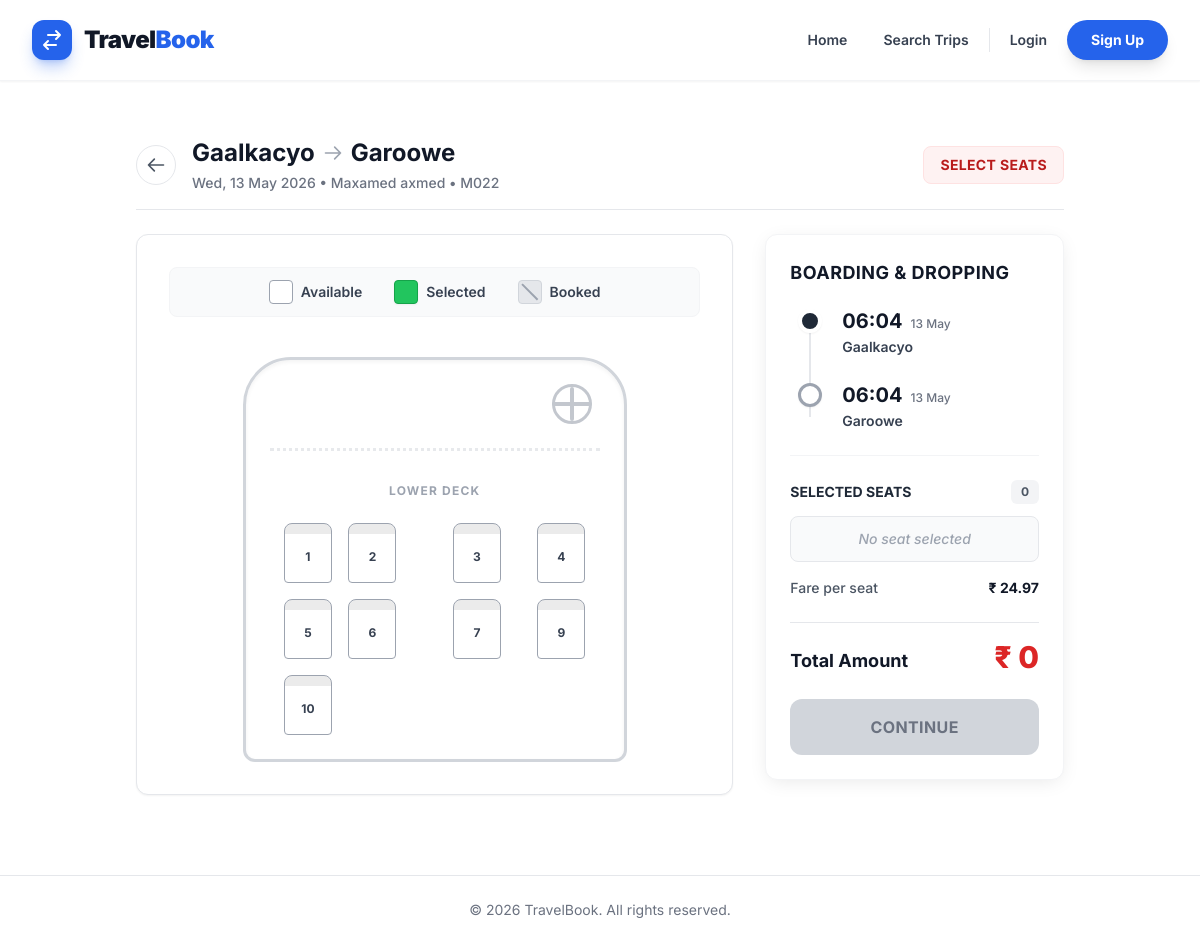
The app's page /listing/trip/4/ with its own data.
### listing/models.py (models this page shows, shortened)
class Trip(models.Model):
    bus = models.ForeignKey(Bus, on_delete=models.CASCADE, related_name='trips')
    route = models.ForeignKey(Route, on_delete=models.CASCADE, related_name='trips')
    departure_time = models.DateTimeField()
    arrival_time = models.DateTimeField()
    price = models.DecimalField(max_digits=10, decimal_places=2)
    def get_booked_seats(self):
        return Seat.objects.filter(booking__trip=self, booking__status__in=['CONFIRMED', 'PENDING'])
    def get_available_seats(self):
        booked_seats = self.get_booked_seats()
        return self.bus.seats.exclude(id__in=booked_seats.values_list('id', flat=True))

class Route(models.Model):
    origin = models.CharField(max_length=255)
    destination = models.CharField(max_length=255)

class Bus(models.Model):
    operator = models.ForeignKey(BusOperator, on_delete=models.CASCADE, related_name='buses')
    registration_number = models.CharField(max_length=50, unique=True)
    capacity = models.PositiveIntegerField()
    class Meta:
        verbose_name_plural = "Buses"

class BusOperator(models.Model):
    name = models.CharField(max_length=255)
    contact_email = models.EmailField()
    phone_number = models.CharField(max_length=20)
    created_at = models.DateTimeField(auto_now_add=True)

class Seat(models.Model):
    bus = models.ForeignKey(Bus, on_delete=models.CASCADE, related_name='seats')
    seat_number = models.CharField(max_length=10)
    class Meta:
        unique_together = ('bus', 'seat_number')

### listing/views.py (the view)
# urls.py: path('trip/<int:pk>/', views.trip_detail_view, name='trip_detail'),
def trip_detail_view(request, pk):
    trip = get_object_or_404(Trip, pk=pk)
    all_seats = trip.bus.seats.all().order_by('id')
    booked_seat_ids = trip.get_booked_seats().values_list('id', flat=True)
    seat_data = []
    for seat in all_seats:
        seat_data.append({
            'seat': seat,
            'is_booked': seat.id in booked_seat_ids
        })
    context = {
        'trip': trip,
        'seat_data': seat_data,
        'available_count': trip.get_available_seats().count(),
    }
    return render(request, 'listing/trip_detail.html', context)

### listing/templates/listing/trip_detail.html (shortened to what this page needs)
{% extends 'base.html' %}
{% block content %}
<div class="max-w-6xl mx-auto mt-6 mb-12 px-4">
    <div class="mb-6 flex items-center justify-between border-b border-gray-200 pb-4">
        <div class="flex items-center gap-4">
            <a href="javascript:history.back()" class="flex items-center justify-center w-10 h-10 bg-white border border-gray-200 rounded-full text-gray-600 hover:text-red-600 hover:border-red-600 hover:shadow-md transition-all">
                <svg class="w-5 h-5" fill="none" stroke="currentColor" viewBox="0 0 24 24"><path stroke-linecap="round" stroke-linejoin="round" stroke-width="2" d="M10 19l-7-7m0 0l7-7m-7 7h18"></path></svg>
            </a>
            <div>
                <h1 class="text-2xl font-bold text-gray-900 flex items-center gap-2">
                    {{ trip.route.origin }}
                    <svg class="w-5 h-5 text-gray-400" fill="none" stroke="currentColor" viewBox="0 0 24 24"><path stroke-linecap="round" stroke-linejoin="round" stroke-width="2" d="M14 5l7 7m0 0l-7 7m7-7H3"></path></svg>
                    {{ trip.route.destination }}
                </h1>
                <p class="text-sm text-gray-500 font-medium mt-1">{{ trip.departure_time|date:"D, d M Y" }} &bull; {{ trip.bus.operator.name }} &bull; {{ trip.bus.registration_number }}</p>
            </div>
        </div>
        <div class="hidden sm:flex text-sm font-bold px-4 py-2 bg-red-50 text-red-700 rounded-lg border border-red-100 uppercase tracking-wide">
            Select Seats
        </div>
    </div>
    <div class="flex flex-col lg:flex-row gap-8">
        <div class="w-full lg:w-2/3">
            <div class="bg-white rounded-xl shadow-sm border border-gray-200 p-6 md:p-8">
                <div class="flex flex-wrap items-center justify-center gap-8 mb-10 bg-gray-50 py-3 px-6 rounded-lg border border-gray-100">
                    <div class="flex items-center gap-2">
                        <div class="w-6 h-6 rounded bg-white border border-gray-400"></div>
                        <span class="text-sm font-semibold text-gray-700">Available</span>
                    </div>
                    <div class="flex items-center gap-2">
                        <div class="w-6 h-6 rounded bg-green-500 border border-green-600 shadow-sm"></div>
                        <span class="text-sm font-semibold text-gray-700">Selected</span>
                    </div>
                    <div class="flex items-center gap-2">
                        <div class="w-6 h-6 rounded bg-gray-200 border border-gray-300 relative overflow-hidden">
                            <div class="absolute inset-0 flex items-center justify-center">
                                <div class="w-full h-[1.5px] bg-gray-400 rotate-45 transform"></div>
                            </div>
                        </div>
                        <span class="text-sm font-semibold text-gray-700">Booked</span>
                    </div>
                </div>
                <div class="flex justify-center">
                    <form id="booking-form" action="{% url 'booking:book_trip' trip.id %}" method="POST" class="w-full max-w-sm">
                        <div class="bg-white border-[3px] border-gray-300 p-6 rounded-t-[3rem] rounded-b-xl shadow-inner relative">
                            <div class="absolute top-6 right-8 flex items-center justify-center">
                                <div class="w-10 h-10 border-[3px] border-gray-400 rounded-full flex items-center justify-center opacity-60">
                                    <div class="h-1 w-full bg-gray-400 rounded absolute"></div>
                                </div>
                            </div>
                            <div class="w-full border-b-[3px] border-gray-300 border-dotted mt-16 mb-8 opacity-50"></div>
                            <h4 class="text-center text-xs font-bold text-gray-400 uppercase tracking-widest mb-6">Lower Deck</h4>
                            <div class="grid grid-cols-4 gap-y-4 gap-x-2 justify-items-center">
                                {% for data in seat_data %}
                                    <div class="relative w-full aspect-[4/5] max-w-[3rem] {% cycle '' 'mr-6 sm:mr-10' '' '' %}">
                                        <label
                                            for="seat-{{ data.seat.id }}"
                                            class="flex flex-col items-center justify-center w-full h-full rounded-t-lg rounded-b border-[1.5px] text-xs font-bold cursor-pointer transition-all duration-200 relative overflow-hidden
                                            {% if data.is_booked %}
                                                bg-gray-100 border-gray-300 text-gray-400 cursor-not-allowed
                                            {% else %}
                                                bg-white border-gray-400 text-gray-700 hover:border-red-500 peer-checked:bg-green-500 peer-checked:border-green-600 peer-checked:text-white peer-checked:shadow-md
                                            {% endif %}"
                                        >
                                            <div class="absolute top-0 w-full h-2.5 bg-black opacity-[0.08]"></div>
                                            <span class="mt-2 z-10">{{ data.seat.seat_number }}</span>
                                        </label>
                                    </div>
                                {% endfor %}
                            </div>
                        </div>
                    </form>
                </div>
            </div>
        </div>
        <div class="w-full lg:w-1/3">
            <div class="bg-white rounded-xl shadow-[0_4px_20px_-4px_rgba(0,0,0,0.1)] border border-gray-100 p-6 sticky top-6">
                <div class="border-b border-gray-100 pb-6 mb-6">
                    <h3 class="text-lg font-bold text-gray-900 uppercase tracking-wide mb-5">Boarding & Dropping</h3>
                    <div class="flex flex-col gap-6 relative ml-2">
                        <div class="absolute left-[11px] top-[14px] bottom-[14px] w-[2px] bg-gray-200 border-dashed border-l-2"></div>
                        <div class="flex items-start gap-5 z-10 relative">
                            <div class="w-6 h-6 rounded-full bg-gray-800 border-4 border-white shadow-sm flex-shrink-0 mt-0.5"></div>
                            <div>
                                <div class="flex items-baseline gap-2">
                                    <p class="text-xl font-bold text-gray-900">{{ trip.departure_time|time:"H:i" }}</p>
                                    <p class="text-xs text-gray-500 font-medium">{{ trip.departure_time|date:"d M" }}</p>
                                </div>
                                <p class="text-sm font-semibold text-gray-700 mt-0.5">{{ trip.route.origin }}</p>
                            </div>
                        </div>
                        <div class="flex items-start gap-5 z-10 relative">
                            <div class="w-6 h-6 rounded-full border-[3px] border-gray-400 bg-white shadow-sm flex-shrink-0 mt-0.5"></div>
                            <div>
                                <div class="flex items-baseline gap-2">
                                    <p class="text-xl font-bold text-gray-900">{{ trip.arrival_time|time:"H:i" }}</p>
                                    <p class="text-xs text-gray-500 font-medium">{{ trip.departure_time|date:"d M" }}</p>
                                </div>
                                <p class="text-sm font-semibold text-gray-700 mt-0.5">{{ trip.route.destination }}</p>
                            </div>
                        </div>
                    </div>
                </div>
                <div class="mb-6">
                    <div class="flex justify-between items-center mb-3">
                        <h4 class="text-sm font-bold text-gray-800 uppercase">Selected Seats</h4>
                        <span class="text-xs font-bold bg-gray-100 text-gray-600 py-1 px-2.5 rounded-md" id="seat-count">0</span>
                    </div>
                    <div id="selected-seats-list" class="flex flex-wrap gap-2 min-h-[44px] p-3 bg-gray-50 rounded-lg border border-gray-200 mb-4">
                        <span class="text-gray-400 text-sm font-medium italic flex items-center justify-center w-full h-full">No seat selected</span>
                    </div>
                    <div class="flex justify-between items-center text-sm mb-2">
                        <span class="text-gray-600 font-medium">Fare per seat</span>
                        <span class="font-bold text-gray-900" id="seat-price" data-price="{{ trip.price }}">₹ {{ trip.price }}</span>
                    </div>
                </div>
                <div class="flex justify-between items-end mb-6 pt-4 border-t border-gray-200">
                    <span class="text-lg font-bold text-gray-900">Total Amount</span>
                    <span class="text-3xl font-extrabold text-red-600" id="total-amount">₹ 0</span>
                </div>
                <button
                    type="button"
                    id="submit-booking-btn"
                    onclick="document.getElementById('booking-form').submit();"
                    class="w-full bg-red-600 hover:bg-red-700 disabled:bg-gray-300 disabled:text-gray-500 text-white font-bold py-4 px-4 rounded-xl transition duration-300 shadow-[0_4px_14px_0_rgba(220,38,38,0.39)] hover:shadow-[0_6px_20px_rgba(220,38,38,0.23)] hover:-translate-y-0.5 disabled:hover:translate-y-0 disabled:shadow-none disabled:hover:shadow-none focus:outline-none focus:ring-4 focus:ring-red-300 uppercase tracking-wide"
                    disabled
                >
                    Continue
                </button>
            </div>
        </div>
    </div>
</div>
{% endblock %}

### templates/base.html (style rules this page uses)
body { font-family: 'Inter', sans-serif; @apply bg-gray-50 text-gray-900; }

### records on screen
Trip: route.origin "Gaalkacyo", route.destination "Garoowe", departure_time "Wed, 13 May 2026", bus.operator.name "Maxamed axmed", bus.registration_number "M022", departure_time "06:04", departure_time "13 May", arrival_time "06:04", price "24.97"
Seat: seat.seat_number "1"
Seat: seat.seat_number "2"
Seat: seat.seat_number "3"
Seat: seat.seat_number "4"
Seat: seat.seat_number "5"
Seat: seat.seat_number "6"
Seat: seat.seat_number "7"
Seat: seat.seat_number "9"
Seat: seat.seat_number "10"
